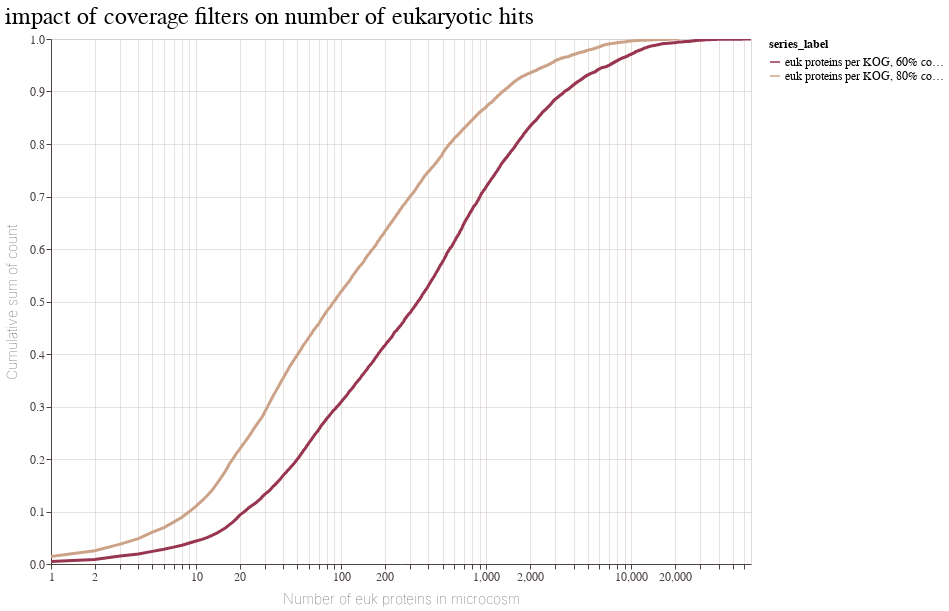

The notebook cell saved with this chart:
### Code cell
plotA, dataA = plot_cumsum_counts(all_domains_counts_euk, x_min = 1, plot_type = "default", title = "euk proteins per KOG, 80% coverage hits")
plotB, dataB = plot_cumsum_counts(all_domains_counts_euk60, x_min = 1, plot_type = "default", title = "euk proteins per KOG, 60% coverage hits")
unfiltered_data = pd.concat([dataA, dataB])
plotC, dataC = plot_cumsum_counts(unfiltered_data, formatted_data=True, title='impact of coverage filters on number of eukaryotic hits', plot_type='default', x_label = "Number of euk proteins in microcosm")
plotC

### Figure 1 — Vega-Lite specification as saved in the notebook (floating-point values rounded to 4 significant figures; data arrays with more than 128 entries replaced by an {"elided": "..."} marker saying what was removed)
{"config": {"view": {"width": 700, "height": 525}, "title": {"fontSize": 24, "font": "Nunito", "fontWeight": 400, "anchor": "start", "color": "#000000"}, "axisX": {"domain": true, "domainColor": "#4c4443", "domainWidth": 1, "grid": true, "gridColor": "#cec5c1", "gridWidth": 0.5, "labelFont": "NanumGothic", "labelFontSize": 12, "labelColor": "#4c4443", "labelAngle": 0, "labelFlush": false, "tickColor": "#4c4443", "tickSize": 5, "titleFont": "NanumGothic", "titleFontWeight": 100, "titleColor": "#4c4443", "titleFontSize": 14, "titlePadding": 10}, "axisY": {"domain": true, "domainColor": "#4c4443", "domainWidth": 1, "grid": true, "gridColor": "#cec5c1", "gridWidth": 0.5, "labelFont": "NanumGothic", "labelFontSize": 12, "labelColor": "#4c4443", "labelAngle": 0, "tickColor": "#4c4443", "tickSize": 5, "titleFont": "NanumGothic", "titleFontWeight": 100, "titleColor": "#4c4443", "titleFontSize": 14, "titlePadding": 10}, "header": {"labelFont": "NanumGothic", "labelFontSize": 16, "titleFont": "NanumGothic", "titleFontSize": 16}, "range": {"category": ["#983550", "#cca389", "#c4ced4", "#6276ba", "#b25652", "#d8c7be", "#95b5c7", "#5e51ad", "#c27c63", "#e2d9e2", "#7297c1"], "diverging": ["#983550", "#cca389", "#c4ced4", "#6276ba", "#b25652", "#d8c7be", "#95b5c7", "#5e51ad", "#c27c63", "#e2d9e2", "#7297c1"], "sequential": ["#983550", "#cca389", "#c4ced4", "#6276ba", "#b25652", "#d8c7be", "#95b5c7", "#5e51ad", "#c27c63", "#e2d9e2", "#7297c1"]}, "legend": {"labelFont": "NanumGothic", "labelFontSize": 12, "symbolSize": 100, "titleFont": "NanumGothic", "titleFontSize": 12}, "area": {"fill": "#d8c7be"}, "circle": {"fill": "#d8c7be", "size": 40, "opacity": 1, "strokeWidth": 0.2, "stroke": "#4c4443", "scheme": "category20b"}, "line": {"color": "#d8c7be", "stroke": "#d8c7be", "strokeWidth": 1.5}, "trail": {"color": "#d8c7be", "stroke": "#d8c7be", "strokeWidth": 0, "size": 1}, "path": {"stroke": "#d8c7be", "strokeWidth": 0.5}, "point": {"color": "#d8c7be", "size": 40, "strokeWidth": 0.5}, "text": {"font": "NanumGothic", "color": "#d8c7be", "fontSize": 11, "align": "right", "size": 14}, "rule": {"color": "#b3aaa7"}, "bar": {"binSpacing": 1, "continuousBandSize": 10, "fill": "#d8c7be", "stroke": false}, "tick": {"color": "#d8c7be"}}, "layer": [{"mark": {"type": "line", "color": "#c4ced4", "strokeWidth": 3}, "encoding": {"color": {"field": "series_label", "type": "nominal"}, "tooltip": [{"field": "series_label", "type": "nominal"}, {"field": "Number of euk proteins in microcosm", "type": "quantitative"}, {"field": "count", "type": "quantitative"}, {"field": "frac_cumsum", "type": "quantitative"}], "x": {"field": "Number of euk proteins in microcosm", "scale": {"domain": [1, 66900.0], "type": "log"}, "title": "Number of euk proteins in microcosm", "type": "quantitative"}, "y": {"axis": {"labelAlign": "right"}, "field": "frac_cumsum", "scale": {"domain": [0, 1]}, "title": "Cumulative sum of count", "type": "quantitative"}}, "name": "view_6", "title": "impact of coverage filters on number of eukaryotic hits"}], "data": {"name": "data-79084dc76dddc5be6c5198b92b8c637c"}, "params": [{"name": "param_12", "select": {"type": "interval", "encodings": ["x", "y"]}, "bind": "scales", "views": ["view_6"]}], "resolve": {"scale": {"y": "independent"}}, "$schema": "https://vega.github.io/schema/vega-lite/v5.17.0.json", "datasets": {"data-79084dc76dddc5be6c5198b92b8c637c": {"elided": "6440 records"}}}
